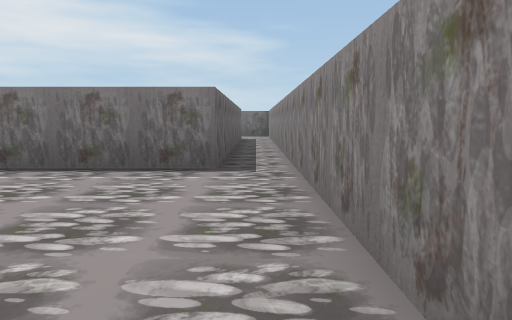
view 1 (above)

15 first-person views from a walk through a 3-D level made in the Unity game engine. The camera is 0.58 m above the floor, tilts 6° down and sees 70° across. The floor is counted in squares, 1 m on a side. Each view is taken from the middle of a square. On the plan, view 1 faces up. The plan holds only what a view shows up to about 10 squares ahead; the rest is blank. Some animated figures are left out. Some surface patterns are stand-ins.

view 2
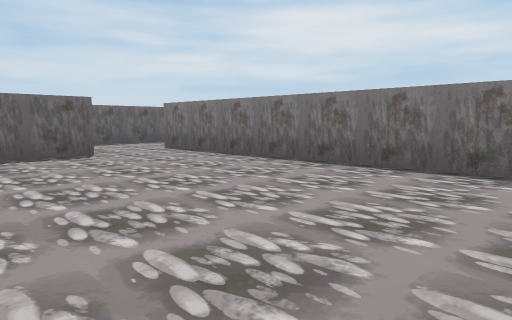

view 3
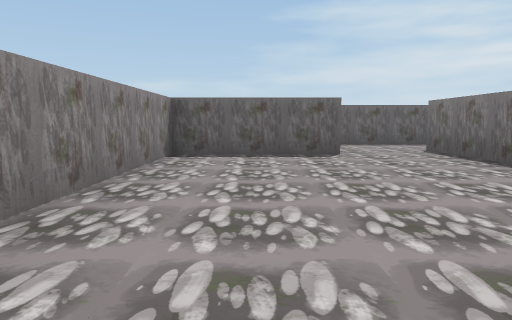

view 4
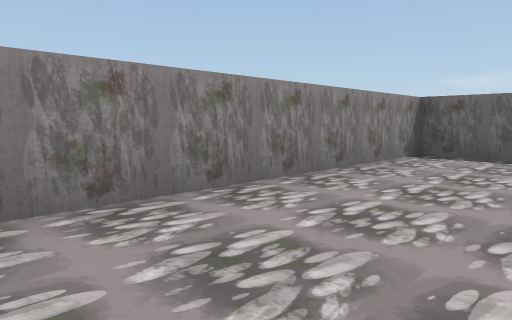

view 5
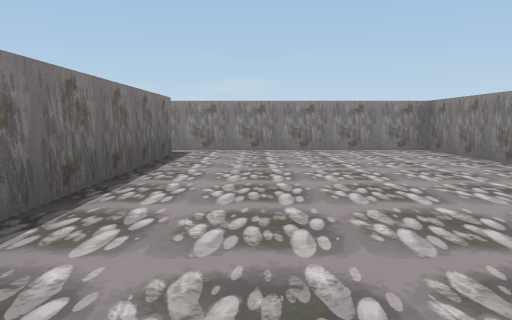

view 6
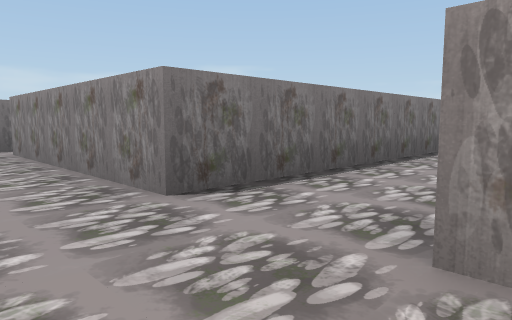

view 7
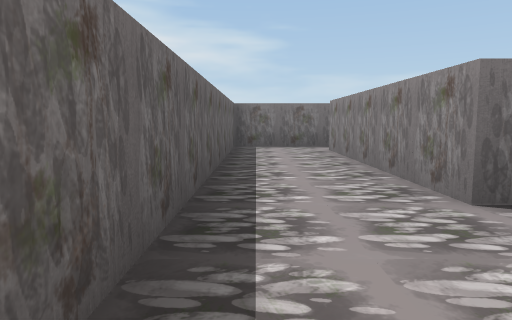

view 8
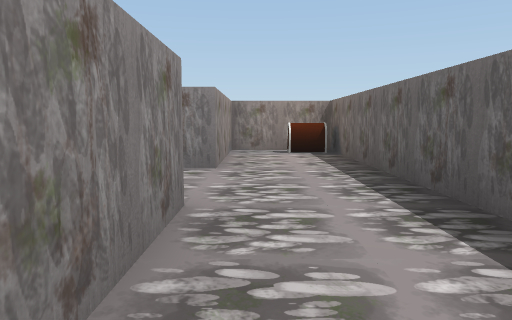

view 9
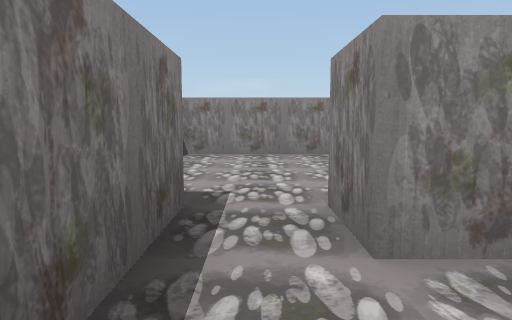

view 10
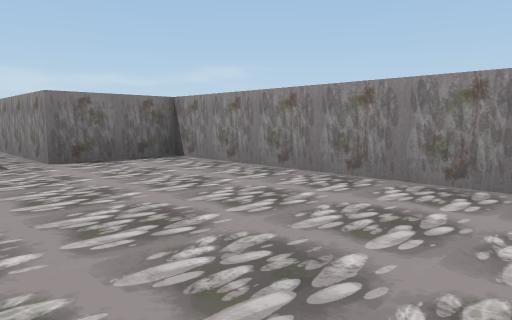

view 11
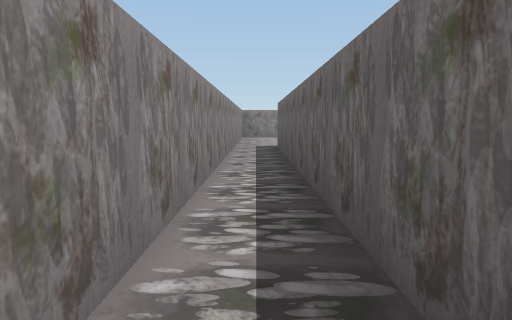

view 12
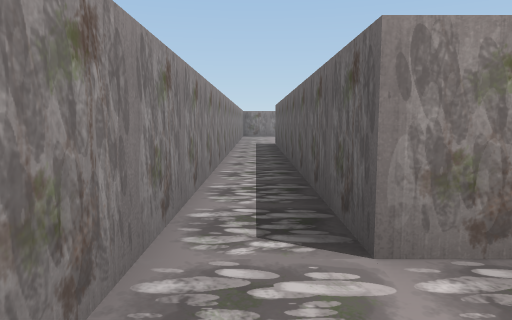

view 13
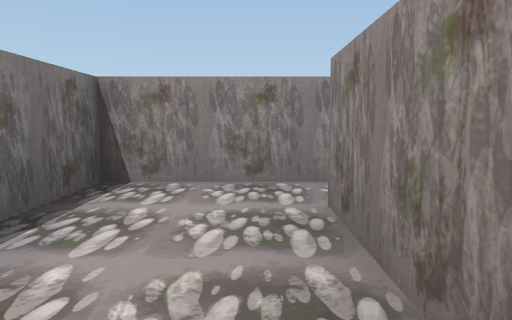

view 14
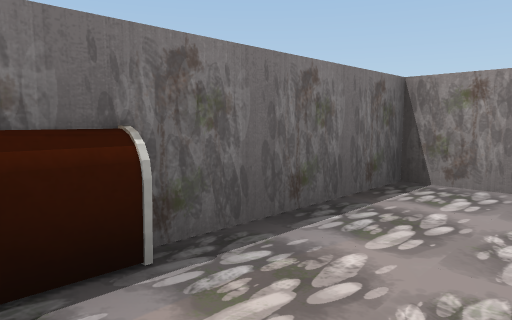

view 15
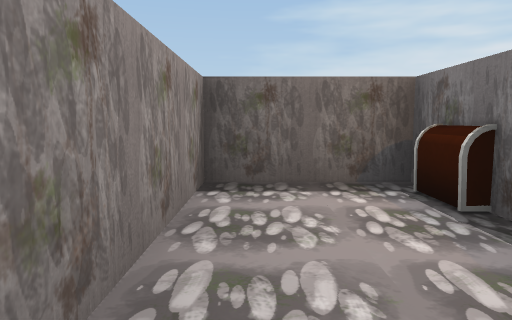

### Floor plan
Ten units are one square. View 1 is at (0, 0); x grows to the right and y downward. Boxes are objects, and circles mark ways between rooms. Rooms are numbered by the first view taken in them; rooms with no view inside come last. Other rooms are left out.
<svg viewBox="-100 -150 110 160">
<path fill="none" stroke="#000" d="M-5 -45 -65 -45M-65 -26 -65 5 5 5 5 -45M-65 -45 -75 -45 -75 -95 -65 -95M-65 -105 -95 -105 -95 5 -75 5 -75 -25 -70 -25M-25 -65 -25 -115 -45 -115M5 -45 5 -145 -35 -145 -35 -125 -5 -125 -5 -45"/>
<rect x="-95" y="-5" width="10" height="10" fill="#bbb"><title>chest</title></rect>
<rect x="-35" y="-145" width="10" height="10" fill="#bbb"><title>chest</title></rect>
<circle cx="-70" cy="-35" r="3" fill="#2a7"/>
<circle cx="0" cy="-50" r="3" fill="#2a7"/>
<circle cx="-70" cy="-100" r="3" fill="#2a7"/>
<text x="-30" y="-20">1</text>
<text x="-80" y="-50">2</text>
<text x="-50" y="-90">3</text>
<text x="0" y="-110">4</text>
</svg>
Room 1 opens to room 2. Room 1 opens to room 4. Room 2 opens to room 3.

Where each view was taken, in squares from view 1:
view 1: 0 up, 0 right, facing up
view 2: 0 up, 0 right, facing up-left
view 3: 1 up, 0 right, facing left
view 4: 2 up, 0 right, facing down-left
view 5: 3 up, 7 left, facing right
view 6: 2 up, 9 left, facing up-right
view 7: 2 up, 9 left, facing up
view 8: 7 up, 8 left, facing down
view 9: 10 up, 9 left, facing right
view 10: 6 up, 6 left, facing up-right
view 11: 13 up, 0 right, facing down
view 12: 14 up, 0 right, facing down
view 13: 13 up, 3 left, facing right
view 14: 13 up, 3 left, facing up-right
view 15: 13 up, 0 right, facing left
